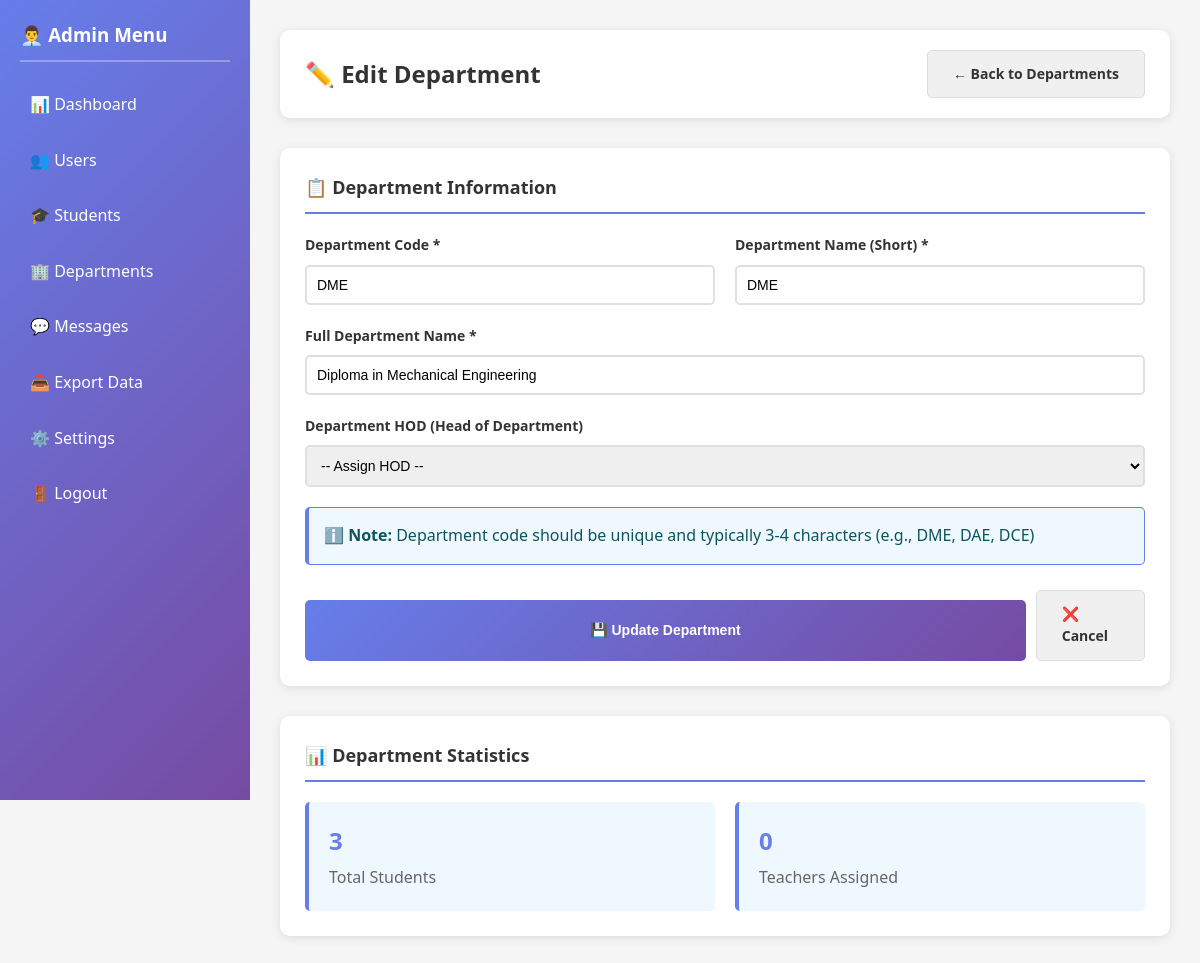
Page /admin/edit_dept.php?id=1 (signed in) on the committed database.
### tables this page shows
CREATE TABLE `departments` (
  `id` int(11) NOT NULL,
  `dept_code` varchar(10) NOT NULL,
  `dept_name` varchar(100) NOT NULL,
  `full_name` varchar(200) DEFAULT NULL,
  `hod_id` int(11) DEFAULT NULL,
  `created_at` timestamp NOT NULL DEFAULT current_timestamp()
);

### admin/edit_dept.php (the view, shortened to what this page needs)
<?php
require_once '../includes/functions.php';
$dept_id = intval($_GET['id'] ?? 0);
$dept_query = $conn->query("SELECT * FROM departments WHERE id = $dept_id");
$department = $dept_query->fetch_assoc();
?>
<!DOCTYPE html>
<html lang="en">
<head>
    <link rel="stylesheet" href="../public/css/style.css">
</head>
<body>
<div class="dashboard-container">
    <div class="sidebar">
        <h3>👨‍💼 Admin Menu</h3>
        <ul>
            <li><a href="dashboard.php">📊 Dashboard</a></li>
            <li><a href="users.php">👥 Users</a></li>
            <li><a href="students.php">🎓 Students</a></li>
            <li><a href="departments.php">🏢 Departments</a></li>
            <li><a href="messages.php">💬 Messages</a></li>
            <li><a href="export.php">📥 Export Data</a></li>
            <li><a href="settings.php">⚙️ Settings</a></li>
            <li><a href="../logout.php">🚪 Logout</a></li>
        </ul>
    </div>
    <div class="main-content">
        <div class="header">
            <h1>✏️ Edit Department</h1>
            <a href="departments.php" class="btn btn-secondary">← Back to Departments</a>
        </div>
        <div class="card">
            <h3 class="card-title">📋 Department Information</h3>
            <form method="POST" action="">
                <div class="form-row">
                    <div class="form-group">
                        <label for="dept_code">Department Code *</label>
                        <input type="text" id="dept_code" name="dept_code" value="<?php echo htmlspecialchars($department['dept_code']); ?>" required placeholder="e.g., DME">
                    </div>
                    <div class="form-group">
                        <label for="dept_name">Department Name (Short) *</label>
                        <input type="text" id="dept_name" name="dept_name" value="<?php echo htmlspecialchars($department['dept_name']); ?>" required placeholder="e.g., Mechanical Engineering">
                    </div>
                </div>
                <div class="form-group">
                    <label for="full_name">Full Department Name *</label>
                    <input type="text" id="full_name" name="full_name" value="<?php echo htmlspecialchars($department['full_name']); ?>" required placeholder="e.g., Diploma in Mechanical Engineering">
                </div>
                <div class="form-group">
                    <label for="hod_id">Department HOD (Head of Department)</label>
                    <select id="hod_id" name="hod_id">
                        <option value="">-- Assign HOD --</option>
                    </select>
                </div>
                <div class="alert alert-info">
                    <strong>ℹ️ Note:</strong> Department code should be unique and typically 3-4 characters (e.g., DME, DAE, DCE)
                </div>
                <div class="button-group">
                    <button type="submit" class="btn btn-primary">💾 Update Department</button>
                    <a href="departments.php" class="btn btn-secondary">❌ Cancel</a>
                </div>
            </form>
        </div>
        <div class="card">
            <h3 class="card-title">📊 Department Statistics</h3>
            <?php
            $stats_query = $conn->query("SELECT
                COUNT(s.id) as student_count,
                COUNT(u.id) as teacher_count
                FROM departments d
                LEFT JOIN students s ON d.id = s.department_id
                LEFT JOIN users u ON d.id = u.department AND u.role = 'class_teacher'
                WHERE d.id = $dept_id");
            $stats = $stats_query->fetch_assoc();
            ?>
            <div style="display: grid; grid-template-columns: repeat(2, 1fr); gap: 20px;">
                <div style="background: #f0f8ff; padding: 20px; border-radius: 5px; border-left: 4px solid #667eea;">
                    <div style="font-size: 24px; font-weight: bold; color: #667eea;"><?php echo $stats['student_count']; ?></div>
                    <div style="color: #666; margin-top: 5px;">Total Students</div>
                </div>
                <div style="background: #f0f8ff; padding: 20px; border-radius: 5px; border-left: 4px solid #667eea;">
                    <div style="font-size: 24px; font-weight: bold; color: #667eea;"><?php echo $stats['teacher_count']; ?></div>
                    <div style="color: #666; margin-top: 5px;">Teachers Assigned</div>
                </div>
            </div>
        </div>
    </div>
</div>
</body>
</html>

### public/css/style.css (style rules this page uses)
* { margin: 0; padding: 0; box-sizing: border-box; }
body { font-family: 'Segoe UI', Tahoma, Geneva, Verdana, sans-serif; line-height: 1.6; color: #333; background: linear-gradient(135deg, #667eea 0%, #764ba2 100%); min-height: 100vh; }
.form-group { margin-bottom: 20px; }
label { display: block; margin-bottom: 8px; color: #333; font-weight: 500; }
input[type="text"], input[type="email"], input[type="password"], input[type="file"], select, textarea { width: 100%; padding: 12px; border: 2px solid #e0e0e0; border-radius: 5px; font-size: 14px; transition: border-color 0.3s; }
.btn { padding: 12px 25px; border: none; border-radius: 5px; font-size: 14px; font-weight: 600; cursor: pointer; transition: all 0.3s; text-decoration: none; display: inline-block; }
.btn-primary { background: linear-gradient(135deg, #667eea 0%, #764ba2 100%); color: white; width: 100%; margin-top: 10px; }
.btn-secondary { background: #f0f0f0; color: #333; }
.dashboard-container { display: flex; min-height: 100vh; background: #f5f5f5; }
.sidebar { width: 250px; background: linear-gradient(180deg, #2c3e50 0%, #34495e 100%); color: white; padding: 20px 0; position: fixed; height: 100vh; overflow-y: auto; }
.main-content { flex: 1; margin-left: 250px; padding: 20px; }
.card { background: white; border-radius: 5px; box-shadow: 0 2px 10px rgba(0, 0, 0, 0.1); padding: 20px; margin-bottom: 20px; }
.card-title { font-size: 18px; font-weight: 600; color: #333; }
.alert { padding: 15px; border-radius: 5px; margin-bottom: 20px; }
.alert-info { background: #d1ecf1; color: #0c5460; border: 1px solid #bee5eb; }
.form-row { display: grid; grid-template-columns: 1fr 1fr; gap: 20px; }

### admin/edit_dept.php (style rules this page uses)
.dashboard-container { display: flex; min-height: 100vh; background: #f5f5f5; }
.sidebar { width: 250px; background: linear-gradient(135deg, #667eea 0%, #764ba2 100%); color: white; padding: 20px; position: fixed; height: 100vh; overflow-y: hidden; }
.sidebar h3 { margin-bottom: 20px; padding-bottom: 10px; border-bottom: 2px solid rgba(255,255,255,0.3); }
.sidebar ul { list-style: none; padding: 0; }
.sidebar ul li { margin-bottom: 10px; }
.sidebar ul li a { color: white; text-decoration: none; display: block; padding: 10px; border-radius: 5px; transition: all 0.3s; }
.main-content { margin-left: 250px; flex: 1; padding: 30px; }
.header { background: white; padding: 20px 25px; border-radius: 10px; margin-bottom: 30px; box-shadow: 0 2px 10px rgba(0,0,0,0.1); display: flex; justify-content: space-between; align-items: center; }
.header h1 { margin: 0; color: #333; font-size: 24px; }
.card { background: white; padding: 25px; border-radius: 10px; box-shadow: 0 2px 10px rgba(0,0,0,0.1); margin-bottom: 30px; }
.card-title { font-size: 18px; font-weight: bold; color: #333; margin: 0 0 20px 0; padding-bottom: 10px; border-bottom: 2px solid #667eea; }
.form-group { margin-bottom: 20px; }
.form-group label { display: block; margin-bottom: 8px; color: #333; font-weight: 600; font-size: 14px; }
.form-group input, .form-group select, .form-group textarea { width: 100%; padding: 10px; border: 2px solid #e0e0e0; border-radius: 5px; font-size: 14px; transition: all 0.3s; }
.form-row { display: grid; grid-template-columns: repeat(2, 1fr); gap: 20px; }
.button-group { display: flex; gap: 10px; margin-top: 25px; }
.btn { padding: 12px 25px; border: none; border-radius: 5px; font-size: 14px; font-weight: 600; cursor: pointer; transition: all 0.3s; text-decoration: none; display: inline-block; }
.btn-primary { background: linear-gradient(135deg, #667eea 0%, #764ba2 100%); color: white; }
.btn-secondary { background: #f0f0f0; color: #333; border: 1px solid #ddd; }
.alert { padding: 15px; border-radius: 5px; margin-bottom: 20px; border-left: 4px solid; }
.alert-info { background: #f0f8ff; color: #0c5460; border-color: #667eea; }

### rows in the picture
departments: dept_code "DME", dept_name "DME", full_name "Diploma in Mechanical Engineering"

### other values in the picture
$stats['student_count'] "3"
$stats['teacher_count'] "0"
